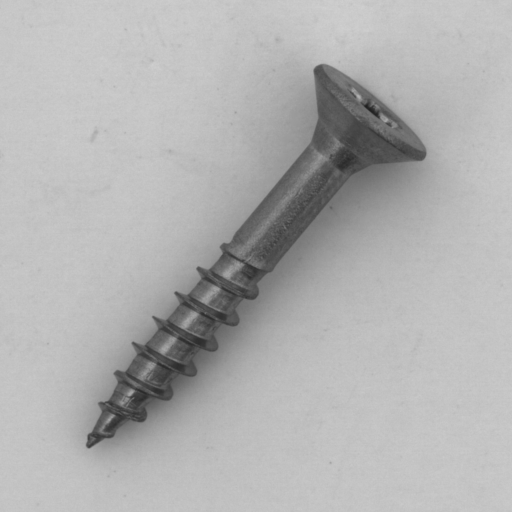
#> input picture data/normal/000.png, 1024 x 1024 px (shown at 1/2 size); its folder holds only this picture in this run
$ python -i anomaly.py   (imports and definitions only)
#> lines starting #> are read from the running program, lines starting #| are printed output that depends on the picture; after the words box and inside, x2 and y2 are one past the last pixel; in counts of white or black regions, pixels touching at a corner belong together
#> further down, picture is the input picture: shape (1024, 1024, 3); min 30, max 210, mean 176.7
import cv2
import numpy as np
from sklearn.metrics.pairwise import cosine_similarity

memory_bank = []


# FEATURE EXTRACTION
def extract_feature(img):
    img = cv2.resize(img, (128, 128))
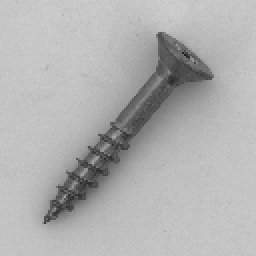
#> img: shape (128, 128, 3) (shown 2 times larger); min 32, max 206, mean 176.8

    gray = cv2.cvtColor(img, cv2.COLOR_BGR2GRAY)

    # Texture feature (histogram)
    hist = cv2.calcHist([gray], [0], None, [32], [0, 256])
#> hist = 32 values, max 7049 at index 24, min 0 at index 0, mean 512
    hist = cv2.normalize(hist, hist).flatten()
#> hist = 32 values, max 0.883 at index 24, min 0 at index 0, mean 0.0641

    # Edge feature (defect sensitive)
    edges = cv2.Canny(gray, 50, 150)
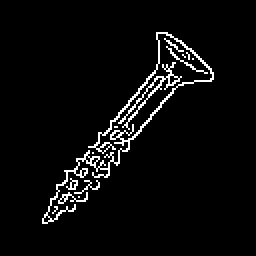
#> edges: shape (128, 128) (shown 2 times larger); 4.2% white in thin lines or dots, all inside (x1, y1, x2, y2) = (21, 16, 107, 112)
    edge_feat = edges.flatten() / 255.0
#> edge_feat = 16384 values, max 1 at index 2126, min 0 at index 0, mean 0.0422

    # Combine features
    feature = np.concatenate([hist, edge_feat])
#> feature = 16416 values, max 1 at index 2158, min 0 at index 0, mean 0.0423

    return feature

# BUILD MEMORY BANK
def build_memory(normal_images):
    global memory_bank
    memory_bank = [extract_feature(img) for img in normal_images]

# ANOMALY SCORE
def compute_anomaly_score(test_img):
    test_feature = extract_feature(test_img)

    similarities = [
        cosine_similarity([test_feature], [mem])[0][0]
        for mem in memory_bank
    ]

    # take TOP-K stability (PatchCore idea simplified)
    top_k = sorted(similarities, reverse=True)[:5]

    return 1 - np.mean(top_k)

>>> import cv2
>>> picture = cv2.imread('../data/normal/000.png')
>>> result = extract_feature(picture)
#> result has the same summary as feature in extract_feature

$ run again, on data/normal/002.png
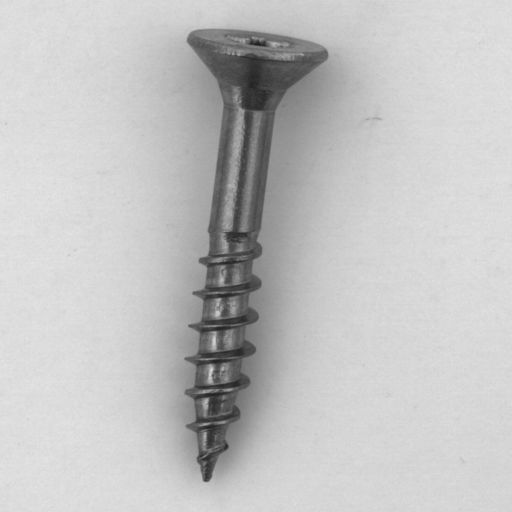
#> input picture data/normal/002.png, 1024 x 1024 px (shown at 1/2 size)
#> picture is the input picture: shape (1024, 1024, 3); min 28, max 234, mean 194.3
#> in extract_feature, `img = cv2.resize(img, (128, 128))`:
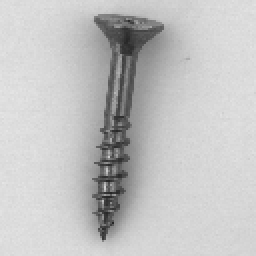
#> img: shape (128, 128, 3) (shown 2 times larger); min 37, max 229, mean 194.5
#> in extract_feature, `hist = cv2.calcHist([gray], [0], None, [32], [0, 256])`: hist = 32 values, max 5098 at index 27, min 0 at index 0, mean 512
#> in extract_feature, `hist = cv2.normalize(hist, hist).flatten()`: hist = 32 values, max 0.719 at index 27, min 0 at index 0, mean 0.0722
#> in extract_feature, `edges = cv2.Canny(gray, 50, 150)`:
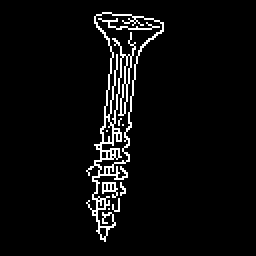
#> edges: shape (128, 128) (shown 2 times larger); 4.6% white in thin lines or dots, all inside (x1, y1, x2, y2) = (43, 6, 82, 121)
#> edge_feat = 16384 values, max 1 at index 819, min 0 at index 0, mean 0.046
#> feature = 16416 values, max 1 at index 851, min 0 at index 0, mean 0.046
#> result has the same summary as feature in extract_feature

$ run again, on data/normal/005.png
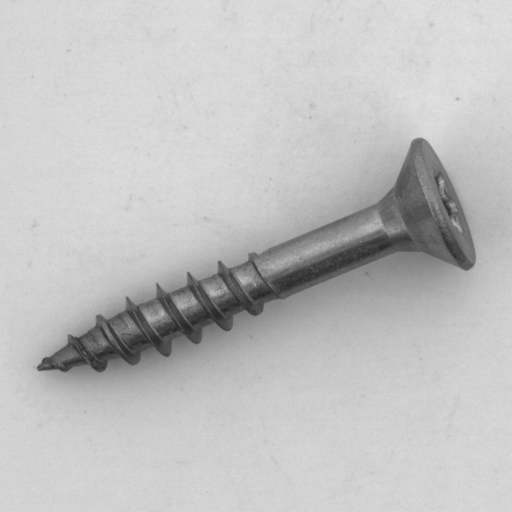
#> input picture data/normal/005.png, 1024 x 1024 px (shown at 1/2 size)
#> picture is the input picture: shape (1024, 1024, 3); min 36, max 230, mean 192.4
#> in extract_feature, `img = cv2.resize(img, (128, 128))`:
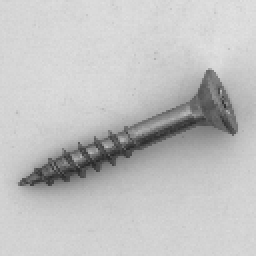
#> img: shape (128, 128, 3) (shown 2 times larger); min 41, max 226, mean 192.5
#> in extract_feature, `hist = cv2.calcHist([gray], [0], None, [32], [0, 256])`: hist = 32 values, max 6064 at index 26, min 0 at index 0, mean 512
#> in extract_feature, `hist = cv2.normalize(hist, hist).flatten()`: hist = 32 values, max 0.84 at index 26, min 0 at index 0, mean 0.0709
#> in extract_feature, `edges = cv2.Canny(gray, 50, 150)`:
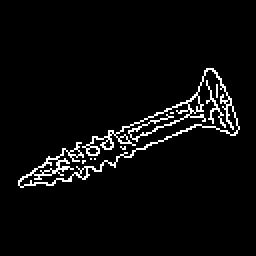
#> edges: shape (128, 128) (shown 2 times larger); 4.2% white in thin lines or dots, all inside (x1, y1, x2, y2) = (9, 34, 120, 94)
#> edge_feat = 16384 values, max 1 at index 4455, min 0 at index 0, mean 0.0416
#> feature = 16416 values, max 1 at index 4487, min 0 at index 0, mean 0.0416
#> result has the same summary as feature in extract_feature

$ run again, on data/normal/007.png
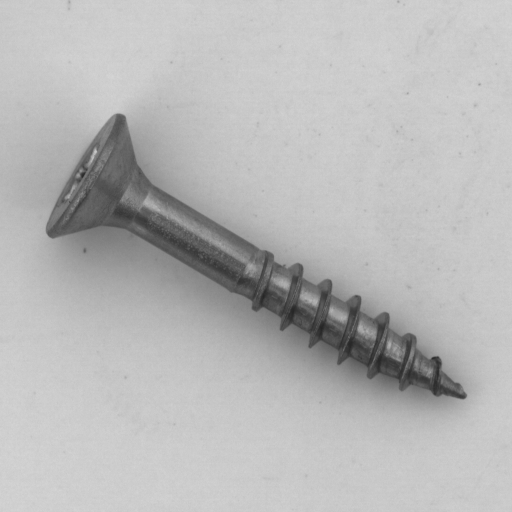
#> input picture data/normal/007.png, 1024 x 1024 px (shown at 1/2 size)
#> picture is the input picture: shape (1024, 1024, 3); min 36, max 215, mean 183.1
#> in extract_feature, `img = cv2.resize(img, (128, 128))`:
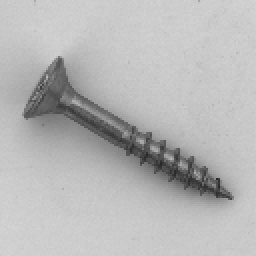
#> img: shape (128, 128, 3) (shown 2 times larger); min 41, max 212, mean 183.2
#> in extract_feature, `hist = cv2.calcHist([gray], [0], None, [32], [0, 256])`: hist = 32 values, max 6531 at index 25, min 0 at index 0, mean 512
#> in extract_feature, `hist = cv2.normalize(hist, hist).flatten()`: hist = 32 values, max 0.834 at index 25, min 0 at index 0, mean 0.0654
#> in extract_feature, `edges = cv2.Canny(gray, 50, 150)`:
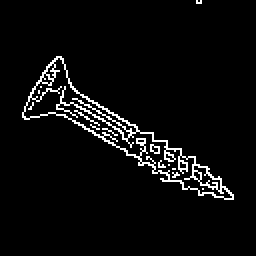
#> edges: shape (128, 128) (shown 2 times larger); 4.4% white in thin lines or dots, all inside (x1, y1, x2, y2) = (11, 0, 117, 100)
#> edge_feat = 16384 values, max 1 at index 98, min 0 at index 0, mean 0.0439
#> feature = 16416 values, max 1 at index 130, min 0 at index 0, mean 0.0439
#> result has the same summary as feature in extract_feature
